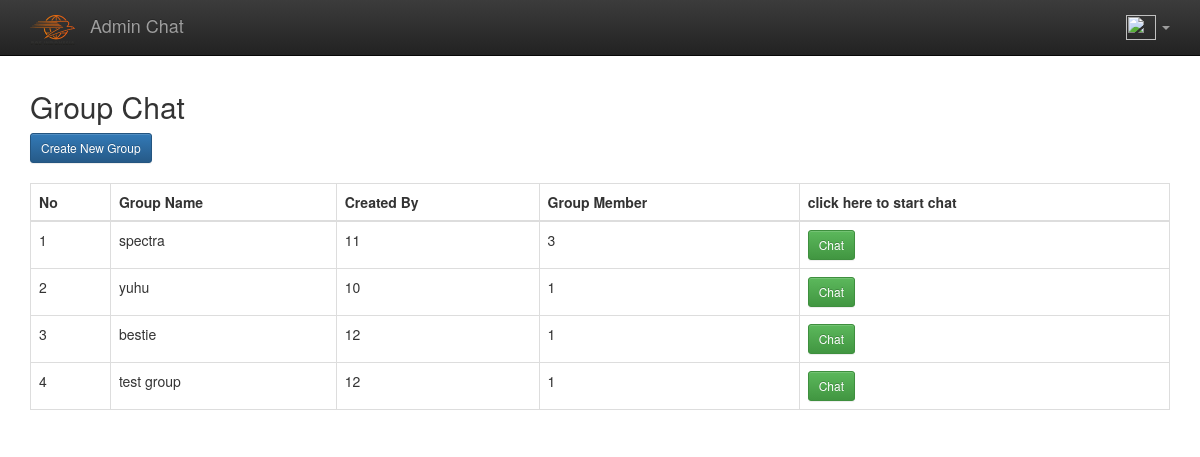
The page /chatapp/index.php/chat/group on the database its author committed.
### tables this page shows
CREATE TABLE `groups_chats` (
  `id` int(11) NOT NULL,
  `chat_id` int(11) NOT NULL,
  `created_by` int(11) NOT NULL,
  `total_member` int(11) NOT NULL,
  `created_at` timestamp NOT NULL DEFAULT CURRENT_TIMESTAMP
);

CREATE TABLE `chats` (
  `id` int(11) NOT NULL,
  `topic` text,
  `created_at` timestamp NULL DEFAULT CURRENT_TIMESTAMP
);

### chatapp/application/libraries/Template.php (called while the page is built)
<?php if ( ! defined('BASEPATH')) exit('No direct script access allowed');
class Template {
		var $template_data = array();
		function set($name, $value)
		{
			$this->template_data[$name] = $value;
		}
		function load($template = '', $view = '' , $view_data = array(), $return = FALSE)
		{
			$this->CI =& get_instance();
			$this->set('contents', $this->CI->load->view($view, $view_data, TRUE));
			return $this->CI->load->view($template, $this->template_data, $return);
		}
}

### chatapp/application/controllers/Chat.php (called while the page is built, shortened)
<?php
class Chat extends CI_Controller
{
    public function __construct()
    {
        $this->group = $this->Group_model;
    }
    public function group()
    {
        $data['record'] = $this->group->all();
        $this->template->load('template/main_template', 'chat/group/index', $data);
    }
}

### chatapp/index.php (called while the page is built, shortened)
<?php
require_once BASEPATH.'core/CodeIgniter.php';

### chatapp/application/models/Group_model.php (called while the page is built, shortened)
<?php
class Group_model extends CI_Model
{
    public function all()
    {
        $this->db->select('group.*, chats.*');
        $this->db->from('groups_chats as group, chats as chats');
        $this->db->where('group.chat_id = chats.id');
        return $this->db->get();
    }
}

### chatapp/application/views/chat/group/index.php (the view, shortened to what this page needs)
<h2> Group Chat</h2>
<?php echo anchor('group/add', ' Create New Group', ['class' => 'btn btn-primary btn-sm']); ?>
<br />
<br />
<table class="table table-bordered">
  <tr>
    <thead>
      <tr>
        <th>No</th>
        <th>Group Name</th>
        <th>Created By</th>
        <th>Group Member</th>
        <th>click here to start chat</th>
      </tr>
    </thead>
  </tr>
  <tbody>
  <?php
  $no = 0;
  foreach ($record->result() as $r) {
    $no++;
    echo "<tr>
      <td>$no</td>
      <td>$r->topic</td>
      <td>$r->created_by</td>
      <td>$r->total_member</td>
      <td>".
        anchor('group/check/'. $r->chat_id, 'Chat', ['class' => 'btn btn-success btn-sm'])
      ."</td>
    </tr>";
  }
  ?>
  </tbody>
</table>

### chatapp/application/views/template/main_template.php (shortened to what this page needs)
<!DOCTYPE html>
<html lang="en">
  <head>
    <link rel="stylesheet" type="text/css" href="<?php echo base_url(); ?>assets/css/camera.css">
    <?php
    if ($this->session->userdata('role') == 1) {
        $link = 'assets/css/chat.css';
      } else {
        $link = 'assets/css/chat_admin.css';
      }
    ?>
    <link rel="stylesheet" type="text/css" href="<?php echo base_url() . $link; ?>">
    <link href="<?php echo base_url(); ?>assets/css/bootstrap.css" rel="stylesheet">
    <link href="<?php echo base_url(); ?>assets/css/bootstrap-theme.css" rel="stylesheet">
    <link href="<?php echo base_url(); ?>assets/css/ie10-viewport-bug-workaround.css" rel="stylesheet">
    <link href="<?php echo base_url(); ?>assets/css/theme.css" rel="stylesheet">
  </head>
  <body>
    <nav class="navbar navbar-inverse navbar-fixed-top">
      <div class="container">
        <div class="navbar-header">
          <a class="navbar-brand" href="<?php echo base_url(); ?>index.php/dashboard">
            <img src="<?php echo base_url(); ?>assets/images/logo.png" height="30" width="45" />
          </a>
          <a class="navbar-brand" href="<?php echo base_url(); ?>index.php/dashboard">
            Admin Chat
          </a>
        </div>
        <div id="navbar" class="navbar-collapse collapse">
          <ul class="nav navbar-nav navbar-right">
            <li class="dropdown">
              <a href="#" class="dropdown-toggle" data-toggle="dropdown" role="button" aria-haspopup="true" aria-expanded="false">
                <img src="<?php echo base_url(); ?>uploads/avatars/<?php echo $this->session->userdata('avatar'); ?>" height="25" width="30" />
                <span class="caret"></span>
              </a>
            </li>
          </ul>
        </div>
      </div>
    </nav>
    <div class="container theme-showcase" role="main">
      <?php echo $contents; ?>
    </div>
  </body>
</html>

### chatapp/assets/css/theme.css (style rules this page uses)
body { padding-top: 70px; padding-bottom: 30px; }

### rows shown on the page
groups_chats: chat.topic "spectra", created_by "11", total_member "3", chat "Chat"
groups_chats: chat.topic "yuhu", created_by "10", total_member "1", chat "Chat"
groups_chats: chat.topic "bestie", created_by "12", total_member "1", chat "Chat"
groups_chats: chat.topic "test group", created_by "12", total_member "1", chat "Chat"
